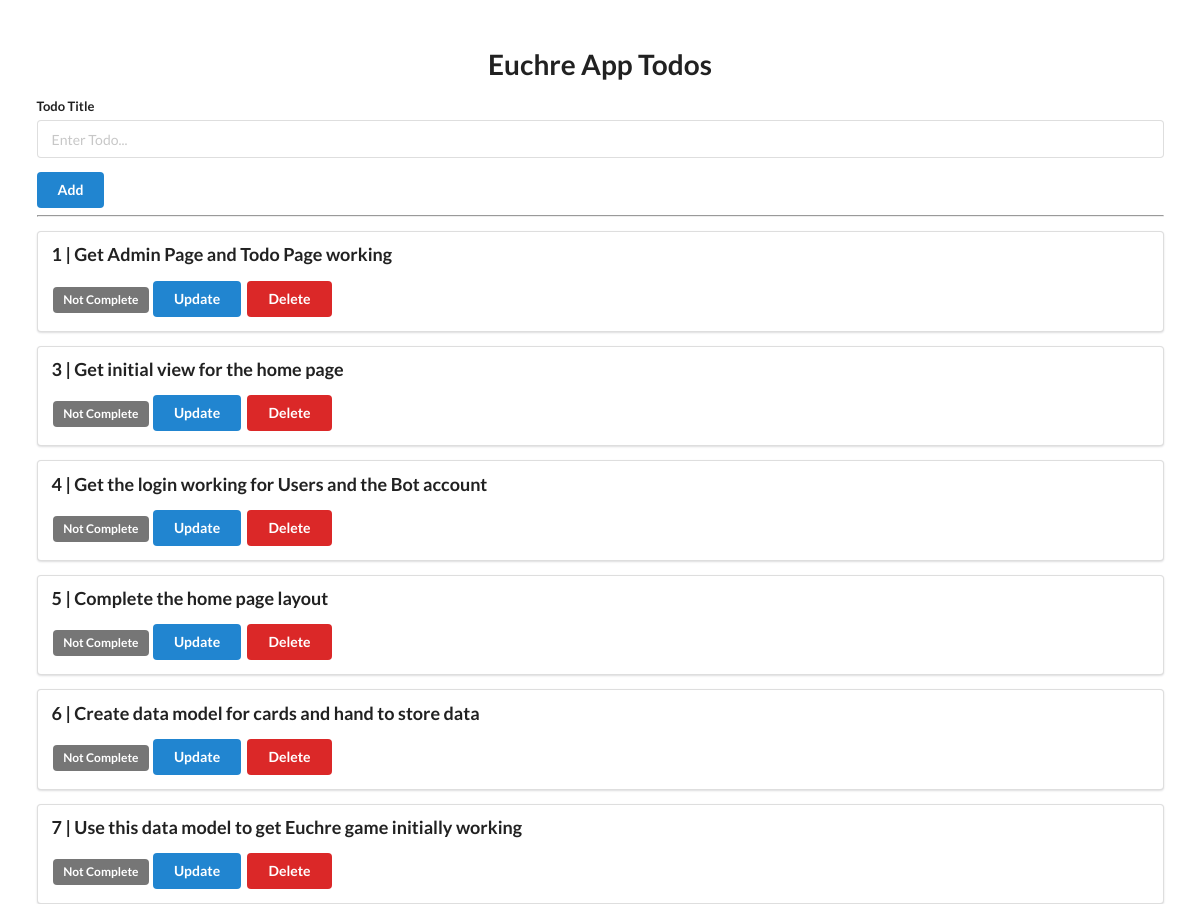
Before: /todolist/ with the older database file.
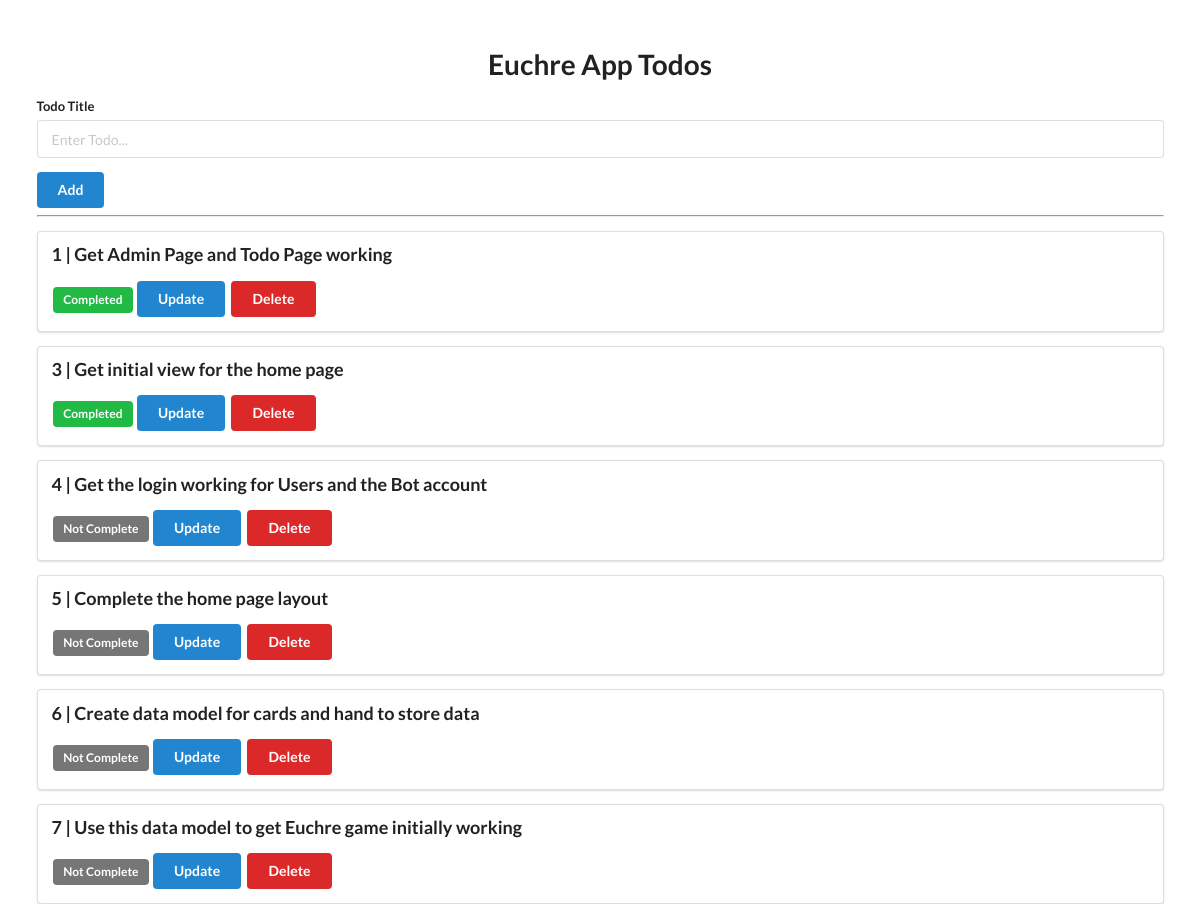
After: the same page with the newer database file.
### todolist/models.py (models this page shows, shortened)
class Todo(models.Model):
    title=models.CharField(max_length=350)
    complete=models.BooleanField(default=False)

### todolist/views.py (the view)
# urls.py: path('', views.index, name="index"),
def index(request):
    todos = Todo.objects.all()
    return render(request, "todos.html", {"todo_list": todos})

### templates/todos.html (shortened to what this page needs)
<!DOCTYPE html>
<html lang="en">
<head>
    <link rel="stylesheet" href="https://cdn.jsdelivr.net/npm/semantic-ui@2.4.2/dist/semantic.min.css">
</head>
<body>
    <div style="margin-top: 50px;" class="ui container">
        <h1 class="ui center aligned header">Euchre App Todos</h1>
        <form class="ui form" action="{% url 'add' %}" method="post">
            <div class="field">
                <label>Todo Title</label>
                <input type="text" name="title" placeholder="Enter Todo..."><br>
            </div>
            <button class="ui blue button" type="submit">Add</button>
        </form>
        <hr>
        {% for todo in todo_list %}
        <div class="ui segment">
            <p class="ui big header">{{ todo.id }} | {{ todo.title }}</p>
            {% if todo.complete == False %}
            <span class="ui grey label">Not Complete</span>
            {% else %}
            <span class="ui green label">Completed</span>
            {% endif %}
            <a class="ui blue button" href="{% url 'update' todo.id %}">Update</a>
            <a class="ui red button" href="{% url 'delete' todo.id %}">Delete</a>
        </div>
        {% endfor %}
    </div>
</body>
</html>

Changed rows visible on the page:
changed Todo "Get Admin Page and Todo Page working": complete "Not Complete" → "Completed"
changed Todo "Get initial view for the home page": complete "Not Complete" → "Completed"
